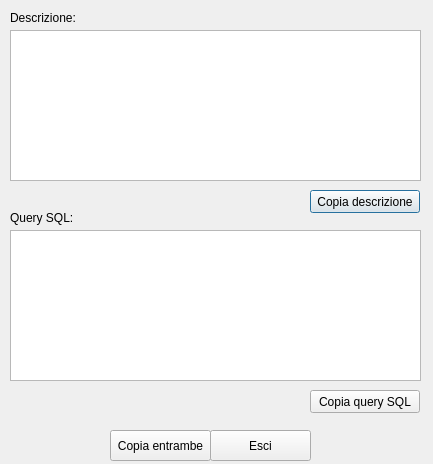
<?xml version="1.0" encoding="UTF-8"?>
<ui version="4.0">
 <class>dlgDescrAndSql</class>
 <widget class="QDialog" name="dlgDescrAndSql">
  <property name="windowModality">
   <enum>Qt::ApplicationModal</enum>
  </property>
  <property name="geometry">
   <rect>
    <x>0</x>
    <y>0</y>
    <width>433</width>
    <height>464</height>
   </rect>
  </property>
  <property name="windowTitle">
   <string>Descrizione e Query SQL</string>
  </property>
  <property name="windowIcon">
   <iconset>
    <normaloff>Main/GeoControlli.ico</normaloff>Main/GeoControlli.ico</iconset>
  </property>
  <property name="modal">
   <bool>true</bool>
  </property>
  <widget class="QTextEdit" name="tedDescriz">
   <property name="geometry">
    <rect>
     <x>10</x>
     <y>30</y>
     <width>411</width>
     <height>151</height>
    </rect>
   </property>
  </widget>
  <widget class="QTextEdit" name="tedQuerySql">
   <property name="geometry">
    <rect>
     <x>10</x>
     <y>230</y>
     <width>411</width>
     <height>151</height>
    </rect>
   </property>
  </widget>
  <widget class="QLabel" name="label">
   <property name="geometry">
    <rect>
     <x>10</x>
     <y>10</y>
     <width>81</width>
     <height>16</height>
    </rect>
   </property>
   <property name="text">
    <string>Descrizione:</string>
   </property>
  </widget>
  <widget class="QLabel" name="label_2">
   <property name="geometry">
    <rect>
     <x>10</x>
     <y>210</y>
     <width>81</width>
     <height>16</height>
    </rect>
   </property>
   <property name="text">
    <string>Query SQL:</string>
   </property>
  </widget>
  <widget class="QPushButton" name="pbCopyDescr">
   <property name="geometry">
    <rect>
     <x>310</x>
     <y>190</y>
     <width>110</width>
     <height>23</height>
    </rect>
   </property>
   <property name="text">
    <string>Copia descrizione</string>
   </property>
  </widget>
  <widget class="QPushButton" name="pbCopyQuery">
   <property name="geometry">
    <rect>
     <x>310</x>
     <y>390</y>
     <width>110</width>
     <height>23</height>
    </rect>
   </property>
   <property name="text">
    <string>Copia query SQL</string>
   </property>
  </widget>
  <widget class="QPushButton" name="pbCopyBoth">
   <property name="geometry">
    <rect>
     <x>110</x>
     <y>430</y>
     <width>101</width>
     <height>31</height>
    </rect>
   </property>
   <property name="text">
    <string>Copia entrambe</string>
   </property>
  </widget>
  <widget class="QPushButton" name="pbEsciDscAndSql">
   <property name="geometry">
    <rect>
     <x>210</x>
     <y>430</y>
     <width>101</width>
     <height>31</height>
    </rect>
   </property>
   <property name="text">
    <string>Esci</string>
   </property>
  </widget>
  <widget class="QLabel" name="labInfoDone">
   <property name="geometry">
    <rect>
     <x>20</x>
     <y>390</y>
     <width>281</width>
     <height>21</height>
    </rect>
   </property>
   <property name="text">
    <string/>
   </property>
  </widget>
 </widget>
 <resources/>
 <connections/>
</ui>
